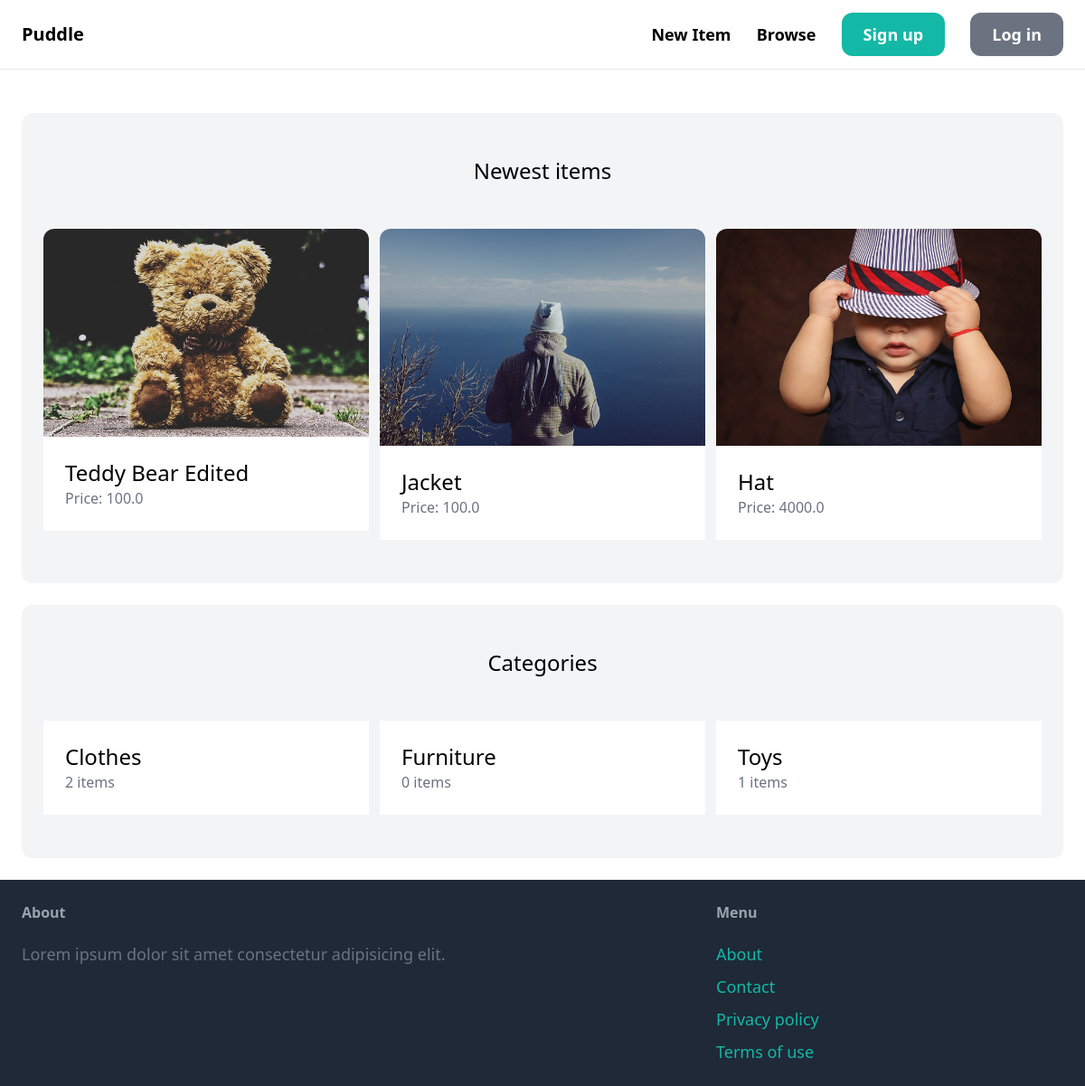
The page / on the database its author committed.
### item/models.py (models this page shows, shortened)
class Item(models.Model):
    category = models.ForeignKey(Category, related_name='items', on_delete=models.CASCADE)
    name = models.CharField(max_length=255)
    description = models.TextField(blank=True, null=True)
    price = models.FloatField()
    image = models.ImageField(upload_to='item_images', blank=True, null=True)
    is_sold = models.BooleanField(default=False)
    created_by = models.ForeignKey(User, related_name='items', on_delete=models.CASCADE)
    created_at = models.DateTimeField(auto_now_add=True)

class Category(models.Model):
    name = models.CharField(max_length=255)
    class Meta:
        ordering = ('name',)
        verbose_name_plural = 'Categories'

### core/views.py (the view)
# urls.py: path('', views.index, name='index'),
def index(request):
    items = Item.objects.filter(is_sold=False)
    categories = Category.objects.all()
    context = {
        'categories':categories,
        'items': items,
    }
    return render(request, 'core/index.html', context)

### core/templates/core/index.html (shortened to what this page needs)
{% extends 'core/base.html' %}
{% block content %}
    <div class="mt-6 px-6 py-12 bg-gray-100 rounded-xl">
        <h2 class="mb-12 text-2xl text-center">Newest items</h2>
        <div class="grid grid-cols-3 gap-3">
            {% for item in items %}
                <div>
                    <a href="{% url 'item:detail' item.id %}">
                        <div>
                            <img src="{{ item.image.url }}" alt="" class="rounded-t-xl">
                        </div>
                        <div class="p-6 bg-white round-b-xl">
                            <h2 class="text-2xl">{{ item.name }}</h2>
                            <p class="text-gray-500">Price: {{ item.price }}</p>
                        </div>
                    </a>
                </div>
            {% endfor %}
        </div>
    </div>
    <div class="mt-6 px-6 py-12 bg-gray-100 rounded-xl">
        <h2 class="mb-12 text-2xl text-center">Categories</h2>
        <div class="grid grid-cols-3 gap-3">
            {% for category in categories %}
            <div>
                <a href="#">
                    <div class="p-6 bg-white round-b-xl">
                        <h2 class="text-2xl">{{ category.name }}</h2>
                        <p class="text-gray-500">{{ category.items.count }} items</p>
                    </div>
                </a>
            </div>
            {% endfor %}
        </div>
    </div>
{% endblock %}

### core/templates/core/base.html (shortened to what this page needs)
<!DOCTYPE html>
<html lang="en">
<head>
    <script src="https://cdn.tailwindcss.com"></script>
</head>
<body>
    <nav class="px-6 py-6 flex justify-between items-center border-b border-gray-200">
        <a href="/" class="text-xl font-semibold">Puddle</a>
        <div class="space-x-6">
            <a href="{% url 'item:new' %}" class="text-lg font-semibold hover:text-gray-500">New Item</a>
            <a href="{% url 'item:items' %}" class="text-lg font-semibold hover:text-gray-500">Browse</a>
            {% if request.user.is_authenticated %}
                <a href="{% url 'conversation:inbox' %}" class="px-6 py-3 text-lg font-semibold bg-teal-500 text-white rounded-xl hover:bg-teal-700">Inbox</a>
                <a href="{% url 'dashboard:index' %}" class="px-6 py-3 text-lg font-semibold bg-gray-500 text-white rounded-xl hover:bg-gray-700">Dashboard</a>
            {% else %}
                <a href="{% url 'core:signup' %}" class="px-6 py-3 text-lg font-semibold bg-teal-500 text-white rounded-xl hover:bg-teal-700">Sign up</a>
                <a href="{% url 'core:login' %}" class="px-6 py-3 text-lg font-semibold bg-gray-500 text-white rounded-xl hover:bg-gray-700">Log in</a>
            {% endif %}
        </div>
    </nav>
    <div class="px-6 py-6">
        {% block content %}
        {% endblock %}
    </div>
    <footer class="px-6 py-6 flex justify-between bg-gray-800">
        <div class="w-2/3 pr-10">
            <h3 class="mb-5 font-semibold text-gray-400">About</h3>
            <p class="text-lg text-gray-500">
                Lorem ipsum dolor sit amet consectetur adipisicing elit.
            </p>
        </div>
        <div class="w-1/3">
            <h3 class="mb-5 font-semibold text-gray-400">Menu</h3>
            <ul class="space-y-2">
                <li><a href="#" class="text-lg text-teal-500 hover:text-teal-700">About</a></li>
                <li><a href="{% url 'core:contact' %}" class="text-lg text-teal-500 hover:text-teal-700">Contact</a></li>
                <li><a href="#" class="text-lg text-teal-500 hover:text-teal-700">Privacy policy</a></li>
                <li><a href="#" class="text-lg text-teal-500 hover:text-teal-700">Terms of use</a></li>
            </ul>
        </div>
    </footer>
</body>
</html>

### rows shown on the page
Item: image (picture), name "Teddy Bear Edited", price "100.0"
Item: image (picture), name "Jacket", price "100.0"
Item: image (picture), name "Hat", price "4000.0"
Category: name "Clothes", items.count "2"
Category: name "Furniture", items.count "0"
Category: name "Toys", items.count "1"
